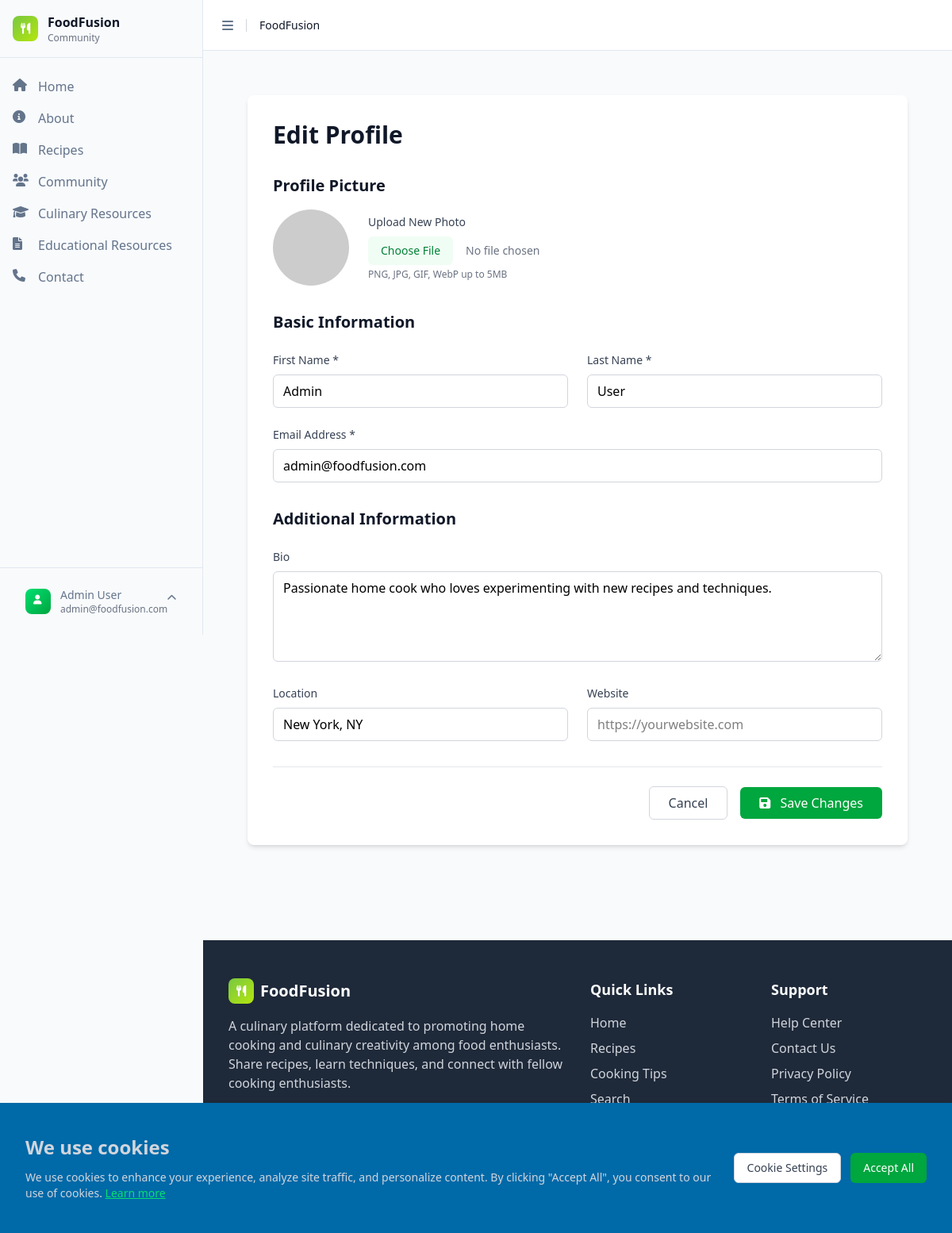
Page /index.php?page=edit-profile (signed in) on the committed database.
### tables this page shows
CREATE TABLE IF NOT EXISTS users (
    id INT AUTO_INCREMENT PRIMARY KEY,
    firstName VARCHAR(50) NOT NULL,
    lastName VARCHAR(50) NOT NULL,
    email VARCHAR(100) NOT NULL UNIQUE,
    password VARCHAR(255) NOT NULL,
    bio TEXT,
    location VARCHAR(100),
    website VARCHAR(255),
    profile_image VARCHAR(500),
    created_at TIMESTAMP DEFAULT CURRENT_TIMESTAMP,
    updated_at TIMESTAMP DEFAULT CURRENT_TIMESTAMP ON UPDATE CURRENT_TIMESTAMP,
    INDEX idx_email (email),
    INDEX idx_name (firstName, lastName)
);

### includes/functions.php (called while the page is built, shortened)
<?php
require_once __DIR__ . '/../config/database.php';
function getUserById($id) {
    global $db;
    $stmt = $db->prepare("SELECT * FROM users WHERE id = ?");
    $stmt->execute([$id]);
    return $stmt->fetch();
}
?>

### pages/edit-profile.php (the view, shortened to what this page needs)
<?php
include 'includes/header.php';
?>
<div class="min-h-screen bg-gray-50">
    <div class="max-w-4xl mx-auto px-4 sm:px-6 lg:px-8 py-8">
        <div class="bg-white rounded-lg shadow-md p-8">
            <h1 class="text-3xl font-bold text-gray-900 mb-8">Edit Profile</h1>
            <form method="POST" enctype="multipart/form-data" class="space-y-8">
                <div class="space-y-4">
                    <h2 class="text-xl font-semibold text-gray-900">Profile Picture</h2>
                    <div class="flex items-center space-x-6">
                        <div class="flex-shrink-0">
                            <img id="profile-preview"
                                 src="<?php echo $user['profile_image'] ? 'uploads/' . $user['profile_image'] : 'https://via.placeholder.com/120x120/78C841/FFFFFF?text=' . substr($user['firstName'], 0, 1); ?>"
                                 alt="Profile" class="w-24 h-24 rounded-full object-cover">
                        </div>
                        <div>
                            <label for="profile_image" class="block text-sm font-medium text-gray-700 mb-2">
                                Upload New Photo
                            </label>
                            <input type="file" id="profile_image" name="profile_image" accept="image/*"
                                   class="block w-full text-sm text-gray-500 file:mr-4 file:py-2 file:px-4 file:rounded-md file:border-0 file:text-sm file:font-medium file:bg-green-50 file:text-green-700 hover:file:bg-green-100">
                            <p class="text-xs text-gray-500 mt-1">PNG, JPG, GIF, WebP up to 5MB</p>
                        </div>
                    </div>
                </div>
                <div class="space-y-6">
                    <h2 class="text-xl font-semibold text-gray-900">Basic Information</h2>
                    <div class="grid grid-cols-1 md:grid-cols-2 gap-6">
                        <div>
                            <label for="firstName" class="block text-sm font-medium text-gray-700 mb-2">
                                First Name *
                            </label>
                            <input type="text" id="firstName" name="firstName" required
                                   value="<?php echo htmlspecialchars($user['firstName']); ?>"
                                   class="w-full px-3 py-2 border border-gray-300 rounded-md focus:outline-none focus:ring-2 focus:ring-green-500 focus:border-transparent">
                        </div>
                        <div>
                            <label for="lastName" class="block text-sm font-medium text-gray-700 mb-2">
                                Last Name *
                            </label>
                            <input type="text" id="lastName" name="lastName" required
                                   value="<?php echo htmlspecialchars($user['lastName']); ?>"
                                   class="w-full px-3 py-2 border border-gray-300 rounded-md focus:outline-none focus:ring-2 focus:ring-green-500 focus:border-transparent">
                        </div>
                    </div>
                    <div>
                        <label for="email" class="block text-sm font-medium text-gray-700 mb-2">
                            Email Address *
                        </label>
                        <input type="email" id="email" name="email" required
                               value="<?php echo htmlspecialchars($user['email']); ?>"
                               class="w-full px-3 py-2 border border-gray-300 rounded-md focus:outline-none focus:ring-2 focus:ring-green-500 focus:border-transparent">
                    </div>
                </div>
                <div class="space-y-6">
                    <h2 class="text-xl font-semibold text-gray-900">Additional Information</h2>
                    <div>
                        <label for="bio" class="block text-sm font-medium text-gray-700 mb-2">
                            Bio
                        </label>
                        <textarea id="bio" name="bio" rows="4"
                                  class="w-full px-3 py-2 border border-gray-300 rounded-md focus:outline-none focus:ring-2 focus:ring-green-500 focus:border-transparent"
                                  placeholder="Tell us about yourself..."><?php echo htmlspecialchars($user['bio']); ?></textarea>
                    </div>
                    <div class="grid grid-cols-1 md:grid-cols-2 gap-6">
                        <div>
                            <label for="location" class="block text-sm font-medium text-gray-700 mb-2">
                                Location
                            </label>
                            <input type="text" id="location" name="location"
                                   value="<?php echo htmlspecialchars($user['location']); ?>"
                                   class="w-full px-3 py-2 border border-gray-300 rounded-md focus:outline-none focus:ring-2 focus:ring-green-500 focus:border-transparent"
                                   placeholder="City, Country">
                        </div>
                        <div>
                            <label for="website" class="block text-sm font-medium text-gray-700 mb-2">
                                Website
                            </label>
                            <input type="url" id="website" name="website"
                                   value="<?php echo htmlspecialchars($user['website']); ?>"
                                   class="w-full px-3 py-2 border border-gray-300 rounded-md focus:outline-none focus:ring-2 focus:ring-green-500 focus:border-transparent"
                                   placeholder="https://yourwebsite.com">
                        </div>
                    </div>
                </div>
                <div class="flex items-center justify-end space-x-4 pt-6 border-t border-gray-200">
                    <a href="index.php?page=profile"
                       class="px-6 py-2 border border-gray-300 rounded-md text-gray-700 hover:bg-gray-50 font-medium">
                        Cancel
                    </a>
                    <button type="submit"
                            class="bg-green-600 hover:bg-green-700 text-white px-6 py-2 rounded-md font-medium">
                        <i class="fas fa-save mr-2"></i>
                        Save Changes
                    </button>
                </div>
            </form>
        </div>
    </div>
</div>
<?php include 'includes/footer.php'; ?>

### includes/header.php (shortened to what this page needs)
<!DOCTYPE html>
<html lang="en">
<head>
    <link href="src/output.css" rel="stylesheet">
    <link href="https://cdnjs.cloudflare.com/ajax/libs/font-awesome/6.0.0/css/all.min.css" rel="stylesheet">
</head>
<body class="bg-gray-50 min-h-screen">
    <aside id="sidebar" class="sidebar">
        <div class="sidebar-content">
            <div class="sidebar-header">
                <div class="flex items-center">
                    <div class="w-8 h-8 gradient-bg rounded-lg flex items-center justify-center mr-3">
                        <i class="fas fa-utensils text-white text-sm"></i>
                    </div>
                    <div class="flex-1">
                        <div class="font-semibold text-gray-900">FoodFusion</div>
                        <div class="text-xs text-gray-500">Community</div>
                    </div>
                </div>
            </div>
            <div class="sidebar-main">
                <div class="sidebar-group">
                    <ul class="sidebar-menu">
                        <li class="sidebar-menu-item">
                            <a href="index.php" class="sidebar-menu-button <?php echo ($page == 'home') ? 'active' : ''; ?>">
                                <i class="fas fa-home"></i>
                                <span>Home</span>
                            </a>
                        </li>
                        <li class="sidebar-menu-item">
                            <a href="index.php?page=about" class="sidebar-menu-button <?php echo ($page == 'about') ? 'active' : ''; ?>">
                                <i class="fas fa-info-circle"></i>
                                <span>About</span>
                            </a>
                        </li>
                        <li class="sidebar-menu-item">
                            <a href="index.php?page=recipes" class="sidebar-menu-button <?php echo ($page == 'recipes') ? 'active' : ''; ?>">
                                <i class="fas fa-book-open"></i>
                                <span>Recipes</span>
                            </a>
                        </li>
                        <li class="sidebar-menu-item">
                            <a href="index.php?page=community" class="sidebar-menu-button <?php echo ($page == 'community') ? 'active' : ''; ?>">
                                <i class="fas fa-users"></i>
                                <span>Community</span>
                            </a>
                        </li>
                        <li class="sidebar-menu-item">
                            <a href="index.php?page=cooking-tips" class="sidebar-menu-button <?php echo ($page == 'cooking-tips') ? 'active' : ''; ?>">
                                <i class="fas fa-graduation-cap"></i>
                                <span>Culinary Resources</span>
                            </a>
                        </li>
                        <li class="sidebar-menu-item">
                            <a href="index.php?page=resources" class="sidebar-menu-button <?php echo ($page == 'resources') ? 'active' : ''; ?>">
                                <i class="fas fa-file-text"></i>
                                <span>Educational Resources</span>
                            </a>
                        </li>
                        <li class="sidebar-menu-item">
                            <a href="index.php?page=contact" class="sidebar-menu-button <?php echo ($page == 'contact') ? 'active' : ''; ?>">
                                <i class="fas fa-phone"></i>
                                <span>Contact</span>
                            </a>
                        </li>
                    </ul>
                </div>
            </div>
            <?php if ($isLoggedIn): ?>
            <div class="sidebar-footer">
                <div class="user-dropdown" id="user-dropdown">
                    <button class="sidebar-menu-button w-full" onclick="toggleUserDropdown()">
                        <?php if ($user['profile_image']): ?>
                            <img src="uploads/<?php echo $user['profile_image']; ?>"
                                 alt="Profile" class="w-8 h-8 rounded-lg mr-3 object-cover">
                        <?php else: ?>
                            <div class="w-8 h-8 rounded-lg mr-3 bg-gradient-to-br from-green-400 to-green-600 flex items-center justify-center">
                                <i class="fas fa-user text-white text-xs ml-5 mt-1"></i>
                            </div>
                        <?php endif; ?>
                        <div class="flex-1 text-left">
                            <div class="font-medium text-sm"><?php echo htmlspecialchars($user['firstName'] . ' ' . $user['lastName']); ?></div>
                            <div class="text-xs text-gray-500"><?php echo htmlspecialchars($user['email']); ?></div>
                        </div>
                        <i class="fas fa-chevron-up text-xs"></i>
                    </button>
                </div>
            </div>
            <?php endif; ?>
        </div>
    </aside>
    <?php include 'includes/cookie-banner.php'; ?>
    <div id="main-content" class="main-content">
        <header class="main-header">
            <div class="flex items-center gap-2">
                <button class="sidebar-trigger" onclick="toggleSidebar()">
                    <i class="fas fa-bars"></i>
                </button>
                <div class="text-sm font-medium text-gray-900">FoodFusion</div>
            </div>
        </header>
        <main class="flex-1 p-6">

### includes/header.php (style rules this page uses)
.gradient-bg { background: linear-gradient(135deg, #78C841 0%, #B4E50D 100%); }
.sidebar { position: fixed; top: 0; left: 0; height: 100vh; width: 16rem; background: #f8fafc; border-right: 1px solid #e2e8f0; transition: transform 0.3s ease; z-index: 50; }
.sidebar-content { height: 100%; display: flex; flex-direction: column; }
.sidebar-header { padding: 1rem; border-bottom: 1px solid #e2e8f0; }
.sidebar-main { flex: 1; padding: 1rem 0; overflow-y: auto; }
.sidebar-footer { padding: 1rem; border-top: 1px solid #e2e8f0; }
.sidebar-group { margin-bottom: 1rem; }
.sidebar-menu { list-style: none; padding: 0; margin: 0; }
.sidebar-menu-item { margin: 0; }
.sidebar-menu-button { display: flex; align-items: center; width: 100%; padding: 0.5rem 1rem; text-decoration: none; color: #64748b; border: none; background: none; cursor: pointer; transition: all 0.2s; text-align: left; }
.sidebar-menu-button i { width: 1.25rem; height: 1.25rem; margin-right: 0.75rem; flex-shrink: 0; }
.main-content { margin-left: 16rem; min-height: 100vh; transition: margin-left 0.3s ease; }
.main-header { height: 4rem; background: white; border-bottom: 1px solid #e2e8f0; display: flex; align-items: center; padding: 0 1rem; }
.sidebar-trigger { background: none; border: none; padding: 0.5rem; cursor: pointer; color: #64748b; border-radius: 0.375rem; }
.user-dropdown { position: relative; }

### rows in the picture
users: firstName+lastName "Admin User", email "admin@foodfusion.com", firstName "Admin", lastName "User", bio "Passionate home cook who loves experimenting with new recipes and techniques.", location "New York, NY"
